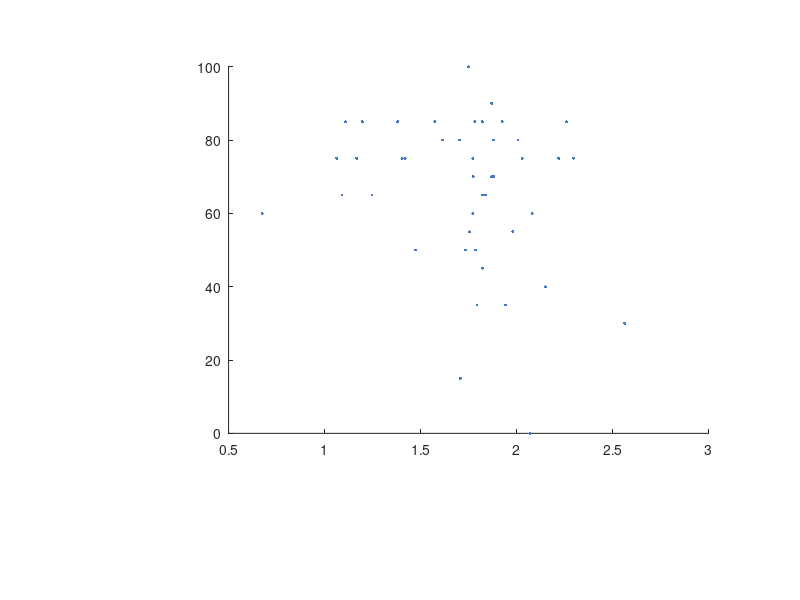

This figure's MATLAB source: (Note: this script raises an error after producing the figure.)
close all
clear;
addpath(genpath('C:\Users\SN\Google Drive\z.functions'));


%% !UPDATE! Ouput
outdir = cd;
outfile = 'plot_correl_rt_ic_pc.pdf';  % cut 390x370


%% !UPDATE! Data [nP x 1]
load('rt_delta_pc.mat')
data1 = m_rt_ic;
data2 = pc_ic; %y = data2


%% !UPDATE! Labels
xL = 'Response time (C)';
yL = ['Self-reported' sprintf('\n controllability (C)')];

% xL = ['Estimated control (\delta) ' sprintf('\n (No Control)')];
% yL = ['Estimated control (\delta) ' sprintf('\n (In Control)')];
% to change the line:
% e.g., [sprintf('Self-reported \n perceived control'), ' (%)']


%% Statistics
[r, p] = corrcoef(data1, data2, 'rows', 'pairwise'); % r = .76, p<.001
rr = sprintf('%.2f', r(2));
pp = sprintf('%.2f', p(2));
disp(['r = ', rr, ', p = ', pp]);


%% !UPDATE! Axis Limit
xlim = [0.5 2.6];
ylim = [0 100];


%% !UPDATE! Texts
text1 = ['r = ', rr, sprintf('\n p < 0.05')];
text1x = -1;
text1y = -1;


%% Dots
x = data1;
y = data2;


%% Dot formats (size/color)
% c = uisetcolor
dsz = 5;        % dot size
Blue1 = [.27 .47 .78];  %70 120 200     dark



%% Size & Position
w = 105;    % chart width 120
h = 110;    % chart height 125
blank = 20;
xlabelspace = 30;   % one line = 15, two lines = 30
ylabelspace = 30;
Fw = w + 2*blank + ylabelspace;
Fh = h + 2*blank + xlabelspace;
F = figure('Position', [500 300 Fw Fh]); % left BOTTOM width height

subplot('Position', ...
    [(blank+ylabelspace)/Fw (blank+xlabelspace)/Fh w/Fw h/Fh]) 
    % left TOP width height
    
        
%% Draw charts
s1 = scatter(x, y, dsz, Blue1, 'filled');
lsline

hold on

% s2 = text(text1x, text1y, text1, ...
%          'HorizontalAlignment', 'center', 'FontName', 'Arial', 'FontSize', 8);

xlabel(xL);
ylabel(yL);
%ytickformat('%3.0f');
%xtickformat('%3.0f');

set(gca, 'box', 'off', 'FontName', 'Arial', 'FontSize', 8, ...
    'xLim', xlim, 'yLim', ylim, 'TickLength', [0 0], 'xtick', [0.5 2.5], 'ytick', [0 100]);

saveas(F, outfile);